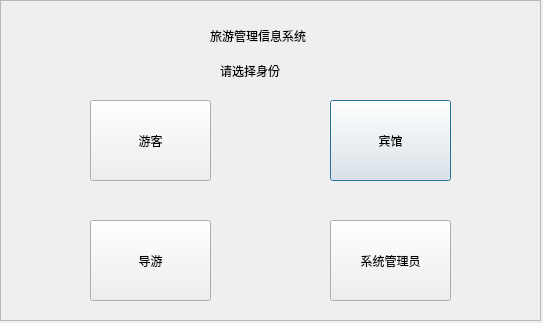
<?xml version="1.0" encoding="UTF-8"?>
<ui version="4.0">
 <class>Dialog</class>
 <widget class="QDialog" name="Dialog">
  <property name="geometry">
   <rect>
    <x>0</x>
    <y>0</y>
    <width>543</width>
    <height>323</height>
   </rect>
  </property>
  <property name="windowTitle">
   <string>Dialog</string>
  </property>
  <widget class="QFrame" name="frame">
   <property name="geometry">
    <rect>
     <x>0</x>
     <y>0</y>
     <width>541</width>
     <height>321</height>
    </rect>
   </property>
   <property name="frameShape">
    <enum>QFrame::StyledPanel</enum>
   </property>
   <property name="frameShadow">
    <enum>QFrame::Raised</enum>
   </property>
   <widget class="QLabel" name="label">
    <property name="geometry">
     <rect>
      <x>210</x>
      <y>20</y>
      <width>131</width>
      <height>31</height>
     </rect>
    </property>
    <property name="text">
     <string>旅游管理信息系统</string>
    </property>
   </widget>
   <widget class="QPushButton" name="pushButton_3">
    <property name="geometry">
     <rect>
      <x>330</x>
      <y>100</y>
      <width>121</width>
      <height>81</height>
     </rect>
    </property>
    <property name="text">
     <string>宾馆</string>
    </property>
   </widget>
   <widget class="QLabel" name="label_2">
    <property name="geometry">
     <rect>
      <x>220</x>
      <y>60</y>
      <width>81</width>
      <height>21</height>
     </rect>
    </property>
    <property name="text">
     <string>请选择身份</string>
    </property>
   </widget>
   <widget class="QPushButton" name="pushButton_4">
    <property name="geometry">
     <rect>
      <x>90</x>
      <y>100</y>
      <width>121</width>
      <height>81</height>
     </rect>
    </property>
    <property name="text">
     <string>游客</string>
    </property>
   </widget>
   <widget class="QPushButton" name="pushButton_5">
    <property name="geometry">
     <rect>
      <x>90</x>
      <y>220</y>
      <width>121</width>
      <height>81</height>
     </rect>
    </property>
    <property name="text">
     <string>导游</string>
    </property>
   </widget>
   <widget class="QPushButton" name="pushButton_6">
    <property name="geometry">
     <rect>
      <x>330</x>
      <y>220</y>
      <width>121</width>
      <height>81</height>
     </rect>
    </property>
    <property name="text">
     <string>系统管理员</string>
    </property>
   </widget>
  </widget>
 </widget>
 <resources/>
 <connections/>
</ui>
